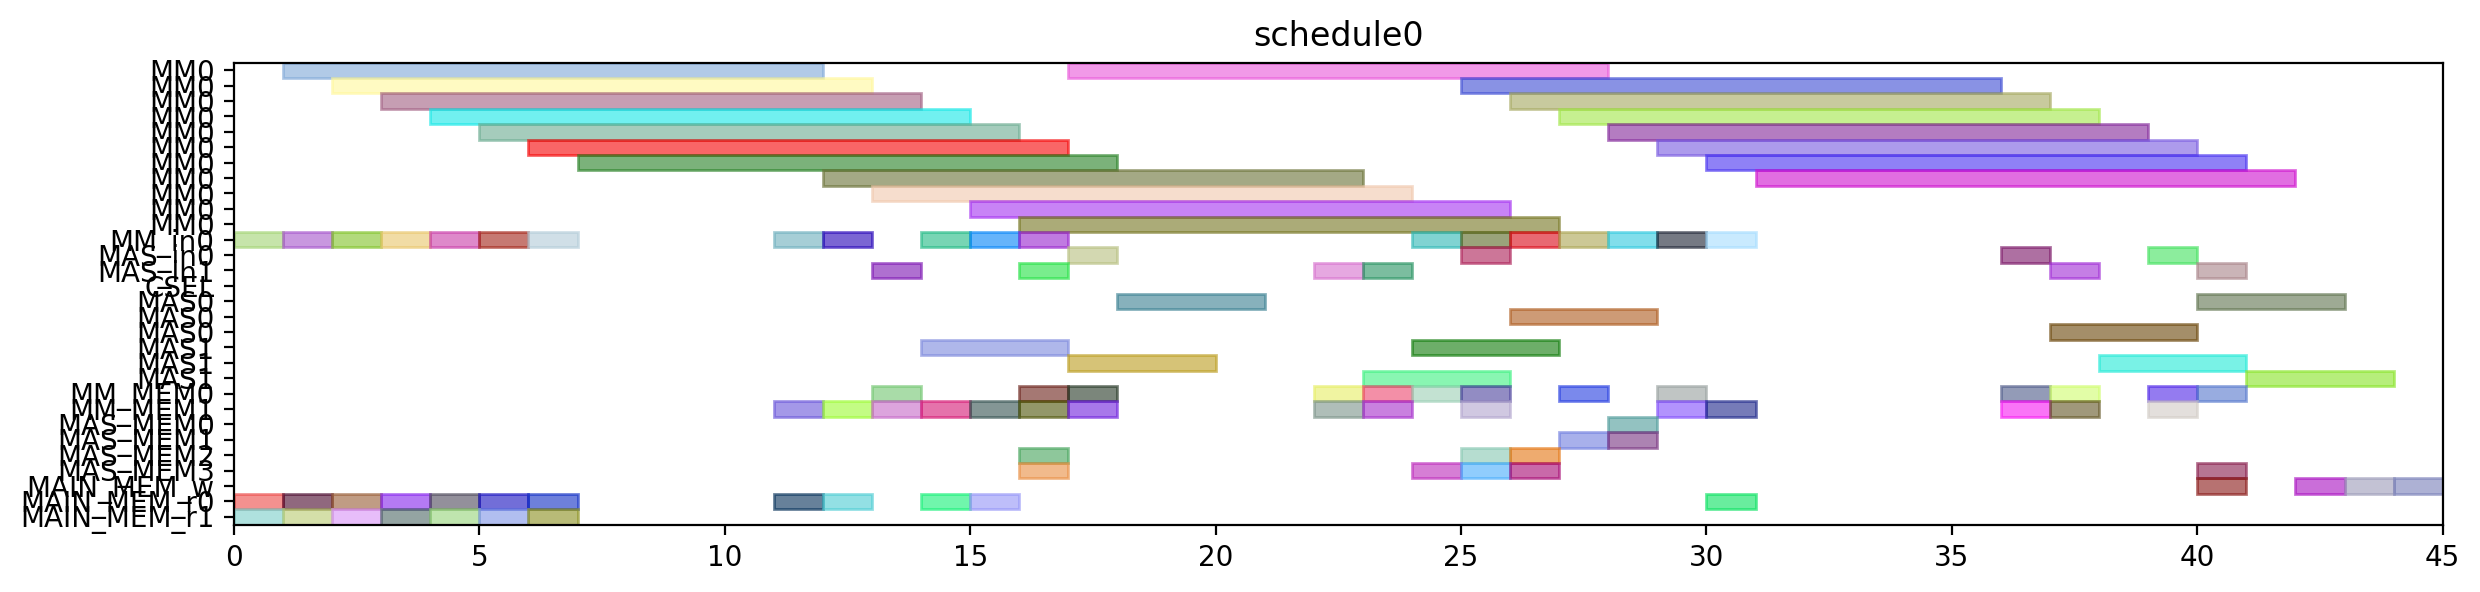

The script that drew this image:
from pyschedule import Scenario, solvers, plotters, alt


def solve():
	horizon = 120
	S = Scenario("schedule0", horizon=horizon)

	# resource
	MM = S.Resources('MM', num=1, size=11)
	MM_in = S.Resources('MM_in', num=1)
	MAS_in = S.Resources('MAS_in', num=2)
	CSEL = S.Resource('CSEL')
	MAS = S.Resources('MAS', num=2, size=3, periods=range(1, horizon))
	MM_MEM = S.Resources('MM_MEM', num=2)
	MAS_MEM = S.Resources('MAS_MEM', num=4)
	MAIN_MEM_w = S.Resource('MAIN_MEM_w', size=1)
	MAIN_MEM_r = S.Resources('MAIN_MEM_r', num=2)

	# result of previous scheduling

	# new tasks
	T1 = S.Task('T1', length=11, delay_cost=1)
	T1 += alt(MM)
	T1_in = S.Task('T1_in', length=1, delay_cost=1)
	T1_in += alt(MM_in)
	S += T1_in*MM_in[0]<=T1*MM[0]
	T1_mem0 = S.Task('T1_mem0', length=1, delay_cost=1)
	T1_mem0 += MAIN_MEM_r[0]
	S += T1_mem0 <= T1

	T1_mem1 = S.Task('T1_mem1', length=1, delay_cost=1)
	T1_mem1 += MAIN_MEM_r[1]
	S += T1_mem1 <= T1

	T2 = S.Task('T2', length=11, delay_cost=1)
	T2 += alt(MM)
	T2_in = S.Task('T2_in', length=1, delay_cost=1)
	T2_in += alt(MM_in)
	S += T2_in*MM_in[0]<=T2*MM[0]
	T2_mem0 = S.Task('T2_mem0', length=1, delay_cost=1)
	T2_mem0 += MAIN_MEM_r[0]
	S += T2_mem0 <= T2

	T2_mem1 = S.Task('T2_mem1', length=1, delay_cost=1)
	T2_mem1 += MAIN_MEM_r[1]
	S += T2_mem1 <= T2

	T3 = S.Task('T3', length=11, delay_cost=1)
	T3 += alt(MM)
	T3_in = S.Task('T3_in', length=1, delay_cost=1)
	T3_in += alt(MM_in)
	S += T3_in*MM_in[0]<=T3*MM[0]
	T3_mem0 = S.Task('T3_mem0', length=1, delay_cost=1)
	T3_mem0 += MAIN_MEM_r[0]
	S += T3_mem0 <= T3

	T3_mem1 = S.Task('T3_mem1', length=1, delay_cost=1)
	T3_mem1 += MAIN_MEM_r[1]
	S += T3_mem1 <= T3

	T4 = S.Task('T4', length=11, delay_cost=1)
	T4 += alt(MM)
	T4_in = S.Task('T4_in', length=1, delay_cost=1)
	T4_in += alt(MM_in)
	S += T4_in*MM_in[0]<=T4*MM[0]
	T4_mem0 = S.Task('T4_mem0', length=1, delay_cost=1)
	T4_mem0 += MAIN_MEM_r[0]
	S += T4_mem0 <= T4

	T4_mem1 = S.Task('T4_mem1', length=1, delay_cost=1)
	T4_mem1 += MAIN_MEM_r[1]
	S += T4_mem1 <= T4

	T5 = S.Task('T5', length=11, delay_cost=1)
	T5 += alt(MM)
	T5_in = S.Task('T5_in', length=1, delay_cost=1)
	T5_in += alt(MM_in)
	S += T5_in*MM_in[0]<=T5*MM[0]
	T5_mem0 = S.Task('T5_mem0', length=1, delay_cost=1)
	T5_mem0 += MAIN_MEM_r[0]
	S += T5_mem0 <= T5

	T5_mem1 = S.Task('T5_mem1', length=1, delay_cost=1)
	T5_mem1 += MAIN_MEM_r[1]
	S += T5_mem1 <= T5

	T6 = S.Task('T6', length=11, delay_cost=1)
	T6 += alt(MM)
	T6_in = S.Task('T6_in', length=1, delay_cost=1)
	T6_in += alt(MM_in)
	S += T6_in*MM_in[0]<=T6*MM[0]
	T6_mem0 = S.Task('T6_mem0', length=1, delay_cost=1)
	T6_mem0 += MAIN_MEM_r[0]
	S += T6_mem0 <= T6

	T6_mem1 = S.Task('T6_mem1', length=1, delay_cost=1)
	T6_mem1 += MAIN_MEM_r[1]
	S += T6_mem1 <= T6

	T7 = S.Task('T7', length=11, delay_cost=1)
	T7 += alt(MM)
	T7_in = S.Task('T7_in', length=1, delay_cost=1)
	T7_in += alt(MM_in)
	S += T7_in*MM_in[0]<=T7*MM[0]
	T7_mem0 = S.Task('T7_mem0', length=1, delay_cost=1)
	T7_mem0 += MAIN_MEM_r[0]
	S += T7_mem0 <= T7

	T7_mem1 = S.Task('T7_mem1', length=1, delay_cost=1)
	T7_mem1 += MAIN_MEM_r[1]
	S += T7_mem1 <= T7

	T8 = S.Task('T8', length=11, delay_cost=1)
	T8 += alt(MM)
	T8_in = S.Task('T8_in', length=1, delay_cost=1)
	T8_in += alt(MM_in)
	S += T8_in*MM_in[0]<=T8*MM[0]
	T8_mem0 = S.Task('T8_mem0', length=1, delay_cost=1)
	T8_mem0 += MAIN_MEM_r[0]
	S += T8_mem0 <= T8

	T8_mem1 = S.Task('T8_mem1', length=1, delay_cost=1)
	T8_mem1 += alt(MM_MEM)
	S += (T1*MM[0])-1 < T8_mem1*MM_MEM[1]
	S += T8_mem1 <= T8

	T9 = S.Task('T9', length=11, delay_cost=1)
	T9 += alt(MM)
	T9_in = S.Task('T9_in', length=1, delay_cost=1)
	T9_in += alt(MM_in)
	S += T9_in*MM_in[0]<=T9*MM[0]
	T9_mem0 = S.Task('T9_mem0', length=1, delay_cost=1)
	T9_mem0 += MAIN_MEM_r[0]
	S += T9_mem0 <= T9

	T9_mem1 = S.Task('T9_mem1', length=1, delay_cost=1)
	T9_mem1 += alt(MM_MEM)
	S += (T1*MM[0])-1 < T9_mem1*MM_MEM[1]
	S += T9_mem1 <= T9

	T10 = S.Task('T10', length=11, delay_cost=1)
	T10 += alt(MM)
	T10_in = S.Task('T10_in', length=1, delay_cost=1)
	T10_in += alt(MM_in)
	S += T10_in*MM_in[0]<=T10*MM[0]
	T10_mem0 = S.Task('T10_mem0', length=1, delay_cost=1)
	T10_mem0 += MAIN_MEM_r[0]
	S += T10_mem0 <= T10

	T10_mem1 = S.Task('T10_mem1', length=1, delay_cost=1)
	T10_mem1 += alt(MM_MEM)
	S += (T3*MM[0])-1 < T10_mem1*MM_MEM[1]
	S += T10_mem1 <= T10

	T11 = S.Task('T11', length=11, delay_cost=1)
	T11 += alt(MM)
	T11_in = S.Task('T11_in', length=1, delay_cost=1)
	T11_in += alt(MM_in)
	S += T11_in*MM_in[0]<=T11*MM[0]
	T11_mem0 = S.Task('T11_mem0', length=1, delay_cost=1)
	T11_mem0 += MAIN_MEM_r[0]
	S += T11_mem0 <= T11

	T11_mem1 = S.Task('T11_mem1', length=1, delay_cost=1)
	T11_mem1 += alt(MM_MEM)
	S += (T3*MM[0])-1 < T11_mem1*MM_MEM[1]
	S += T11_mem1 <= T11

	T12 = S.Task('T12', length=3, delay_cost=1)
	T12 += alt(MAS)
	T12_in = S.Task('T12_in', length=1, delay_cost=1)
	T12_in += alt(MAS_in)
	S += T12_in*MAS_in[0]<=T12*MAS[0]

	S += T12_in*MAS_in[1]<=T12*MAS[1]

	T12_mem0 = S.Task('T12_mem0', length=1, delay_cost=1)
	T12_mem0 += alt(MM_MEM)
	S += (T4*MM[0])-1 < T12_mem0*MM_MEM[0]
	S += T12_mem0 <= T12

	T12_mem1 = S.Task('T12_mem1', length=1, delay_cost=1)
	T12_mem1 += alt(MM_MEM)
	S += (T2*MM[0])-1 < T12_mem1*MM_MEM[1]
	S += T12_mem1 <= T12

	T13 = S.Task('T13', length=3, delay_cost=1)
	T13 += alt(MAS)
	T13_in = S.Task('T13_in', length=1, delay_cost=1)
	T13_in += alt(MAS_in)
	S += T13_in*MAS_in[0]<=T13*MAS[0]

	S += T13_in*MAS_in[1]<=T13*MAS[1]

	T13_mem0 = S.Task('T13_mem0', length=1, delay_cost=1)
	T13_mem0 += alt(MM_MEM)
	S += (T4*MM[0])-1 < T13_mem0*MM_MEM[0]
	S += T13_mem0 <= T13

	T13_mem1 = S.Task('T13_mem1', length=1, delay_cost=1)
	T13_mem1 += alt(MM_MEM)
	S += (T2*MM[0])-1 < T13_mem1*MM_MEM[1]
	S += T13_mem1 <= T13

	T15 = S.Task('T15', length=3, delay_cost=1)
	T15 += alt(MAS)
	T15_in = S.Task('T15_in', length=1, delay_cost=1)
	T15_in += alt(MAS_in)
	S += T15_in*MAS_in[0]<=T15*MAS[0]

	S += T15_in*MAS_in[1]<=T15*MAS[1]

	T15_mem0 = S.Task('T15_mem0', length=1, delay_cost=1)
	T15_mem0 += alt(MM_MEM)
	S += (T7*MM[0])-1 < T15_mem0*MM_MEM[0]
	S += T15_mem0 <= T15

	T15_mem1 = S.Task('T15_mem1', length=1, delay_cost=1)
	T15_mem1 += alt(MM_MEM)
	S += (T7*MM[0])-1 < T15_mem1*MM_MEM[1]
	S += T15_mem1 <= T15

	T14 = S.Task('T14', length=11, delay_cost=1)
	T14 += alt(MM)
	T14_in = S.Task('T14_in', length=1, delay_cost=1)
	T14_in += alt(MM_in)
	S += T14_in*MM_in[0]<=T14*MM[0]
	T14_mem0 = S.Task('T14_mem0', length=1, delay_cost=1)
	T14_mem0 += alt(MAS_MEM)
	S += (T13*MAS[0])-1 < T14_mem0*MAS_MEM[0]
	S += (T13*MAS[1])-1 < T14_mem0*MAS_MEM[2]
	S += T14_mem0 <= T14

	T14_mem1 = S.Task('T14_mem1', length=1, delay_cost=1)
	T14_mem1 += alt(MAS_MEM)
	S += (T13*MAS[0])-1 < T14_mem1*MAS_MEM[1]
	S += (T13*MAS[1])-1 < T14_mem1*MAS_MEM[3]
	S += T14_mem1 <= T14

	T16 = S.Task('T16', length=11, delay_cost=1)
	T16 += alt(MM)
	T16_in = S.Task('T16_in', length=1, delay_cost=1)
	T16_in += alt(MM_in)
	S += T16_in*MM_in[0]<=T16*MM[0]
	T16_mem0 = S.Task('T16_mem0', length=1, delay_cost=1)
	T16_mem0 += alt(MM_MEM)
	S += (T1*MM[0])-1 < T16_mem0*MM_MEM[0]
	S += T16_mem0 <= T16

	T16_mem1 = S.Task('T16_mem1', length=1, delay_cost=1)
	T16_mem1 += alt(MM_MEM)
	S += (T8*MM[0])-1 < T16_mem1*MM_MEM[1]
	S += T16_mem1 <= T16

	T17 = S.Task('T17', length=11, delay_cost=1)
	T17 += alt(MM)
	T17_in = S.Task('T17_in', length=1, delay_cost=1)
	T17_in += alt(MM_in)
	S += T17_in*MM_in[0]<=T17*MM[0]
	T17_mem0 = S.Task('T17_mem0', length=1, delay_cost=1)
	T17_mem0 += alt(MM_MEM)
	S += (T8*MM[0])-1 < T17_mem0*MM_MEM[0]
	S += T17_mem0 <= T17

	T17_mem1 = S.Task('T17_mem1', length=1, delay_cost=1)
	T17_mem1 += alt(MAS_MEM)
	S += (T15*MAS[0])-1 < T17_mem1*MAS_MEM[1]
	S += (T15*MAS[1])-1 < T17_mem1*MAS_MEM[3]
	S += T17_mem1 <= T17

	T18 = S.Task('T18', length=3, delay_cost=1)
	T18 += alt(MAS)
	T18_in = S.Task('T18_in', length=1, delay_cost=1)
	T18_in += alt(MAS_in)
	S += T18_in*MAS_in[0]<=T18*MAS[0]

	S += T18_in*MAS_in[1]<=T18*MAS[1]

	T18_mem0 = S.Task('T18_mem0', length=1, delay_cost=1)
	T18_mem0 += alt(MM_MEM)
	S += (T5*MM[0])-1 < T18_mem0*MM_MEM[0]
	S += T18_mem0 <= T18

	T18_mem1 = S.Task('T18_mem1', length=1, delay_cost=1)
	T18_mem1 += alt(MM_MEM)
	S += (T9*MM[0])-1 < T18_mem1*MM_MEM[1]
	S += T18_mem1 <= T18

	T19 = S.Task('T19', length=3, delay_cost=1)
	T19 += alt(MAS)
	T19_in = S.Task('T19_in', length=1, delay_cost=1)
	T19_in += alt(MAS_in)
	S += T19_in*MAS_in[0]<=T19*MAS[0]

	S += T19_in*MAS_in[1]<=T19*MAS[1]

	T19_mem0 = S.Task('T19_mem0', length=1, delay_cost=1)
	T19_mem0 += alt(MM_MEM)
	S += (T5*MM[0])-1 < T19_mem0*MM_MEM[0]
	S += T19_mem0 <= T19

	T19_mem1 = S.Task('T19_mem1', length=1, delay_cost=1)
	T19_mem1 += alt(MM_MEM)
	S += (T9*MM[0])-1 < T19_mem1*MM_MEM[1]
	S += T19_mem1 <= T19

	T21 = S.Task('T21', length=3, delay_cost=1)
	T21 += alt(MAS)
	T21_in = S.Task('T21_in', length=1, delay_cost=1)
	T21_in += alt(MAS_in)
	S += T21_in*MAS_in[0]<=T21*MAS[0]

	S += T21_in*MAS_in[1]<=T21*MAS[1]

	T21_mem0 = S.Task('T21_mem0', length=1, delay_cost=1)
	T21_mem0 += alt(MM_MEM)
	S += (T6*MM[0])-1 < T21_mem0*MM_MEM[0]
	S += T21_mem0 <= T21

	T21_mem1 = S.Task('T21_mem1', length=1, delay_cost=1)
	T21_mem1 += alt(MM_MEM)
	S += (T10*MM[0])-1 < T21_mem1*MM_MEM[1]
	S += T21_mem1 <= T21

	T24 = S.Task('T24', length=11, delay_cost=1)
	T24 += alt(MM)
	T24_in = S.Task('T24_in', length=1, delay_cost=1)
	T24_in += alt(MM_in)
	S += T24_in*MM_in[0]<=T24*MM[0]
	T24_mem0 = S.Task('T24_mem0', length=1, delay_cost=1)
	T24_mem0 += alt(MM_MEM)
	S += (T11*MM[0])-1 < T24_mem0*MM_MEM[0]
	S += T24_mem0 <= T24

	T24_mem1 = S.Task('T24_mem1', length=1, delay_cost=1)
	T24_mem1 += alt(MAS_MEM)
	S += (T12*MAS[0])-1 < T24_mem1*MAS_MEM[1]
	S += (T12*MAS[1])-1 < T24_mem1*MAS_MEM[3]
	S += T24_mem1 <= T24

	T20 = S.Task('T20', length=11, delay_cost=1)
	T20 += alt(MM)
	T20_in = S.Task('T20_in', length=1, delay_cost=1)
	T20_in += alt(MM_in)
	S += T20_in*MM_in[0]<=T20*MM[0]
	T20_mem0 = S.Task('T20_mem0', length=1, delay_cost=1)
	T20_mem0 += alt(MAS_MEM)
	S += (T15*MAS[0])-1 < T20_mem0*MAS_MEM[0]
	S += (T15*MAS[1])-1 < T20_mem0*MAS_MEM[2]
	S += T20_mem0 <= T20

	T20_mem1 = S.Task('T20_mem1', length=1, delay_cost=1)
	T20_mem1 += alt(MAS_MEM)
	S += (T18*MAS[0])-1 < T20_mem1*MAS_MEM[1]
	S += (T18*MAS[1])-1 < T20_mem1*MAS_MEM[3]
	S += T20_mem1 <= T20

	T22 = S.Task('T22', length=11, delay_cost=1)
	T22 += alt(MM)
	T22_in = S.Task('T22_in', length=1, delay_cost=1)
	T22_in += alt(MM_in)
	S += T22_in*MM_in[0]<=T22*MM[0]
	T22_mem0 = S.Task('T22_mem0', length=1, delay_cost=1)
	T22_mem0 += alt(MAS_MEM)
	S += (T21*MAS[0])-1 < T22_mem0*MAS_MEM[0]
	S += (T21*MAS[1])-1 < T22_mem0*MAS_MEM[2]
	S += T22_mem0 <= T22

	T22_mem1 = S.Task('T22_mem1', length=1, delay_cost=1)
	T22_mem1 += alt(MAS_MEM)
	S += (T21*MAS[0])-1 < T22_mem1*MAS_MEM[1]
	S += (T21*MAS[1])-1 < T22_mem1*MAS_MEM[3]
	S += T22_mem1 <= T22

	T23 = S.Task('T23', length=11, delay_cost=1)
	T23 += alt(MM)
	T23_in = S.Task('T23_in', length=1, delay_cost=1)
	T23_in += alt(MM_in)
	S += T23_in*MM_in[0]<=T23*MM[0]
	T23_mem0 = S.Task('T23_mem0', length=1, delay_cost=1)
	T23_mem0 += alt(MAS_MEM)
	S += (T19*MAS[0])-1 < T23_mem0*MAS_MEM[0]
	S += (T19*MAS[1])-1 < T23_mem0*MAS_MEM[2]
	S += T23_mem0 <= T23

	T23_mem1 = S.Task('T23_mem1', length=1, delay_cost=1)
	T23_mem1 += alt(MAS_MEM)
	S += (T19*MAS[0])-1 < T23_mem1*MAS_MEM[1]
	S += (T19*MAS[1])-1 < T23_mem1*MAS_MEM[3]
	S += T23_mem1 <= T23

	Z2_new = S.Task('Z2_new', length=11, delay_cost=1)
	Z2_new += alt(MM)
	Z2_new_in = S.Task('Z2_new_in', length=1, delay_cost=1)
	Z2_new_in += alt(MM_in)
	S += Z2_new_in*MM_in[0]<=Z2_new*MM[0]
	S += 0<Z2_new

	Z2_new_w = S.Task('Z2_new_w', length=1, delay_cost=1)
	Z2_new_w += alt(MAIN_MEM_w)
	S += Z2_new <= Z2_new_w

	Z2_new_mem0 = S.Task('Z2_new_mem0', length=1, delay_cost=1)
	Z2_new_mem0 += MAIN_MEM_r[0]
	S += Z2_new_mem0 <= Z2_new

	Z2_new_mem1 = S.Task('Z2_new_mem1', length=1, delay_cost=1)
	Z2_new_mem1 += alt(MM_MEM)
	S += (T14*MM[0])-1 < Z2_new_mem1*MM_MEM[1]
	S += Z2_new_mem1 <= Z2_new

	T25 = S.Task('T25', length=3, delay_cost=1)
	T25 += alt(MAS)
	T25_in = S.Task('T25_in', length=1, delay_cost=1)
	T25_in += alt(MAS_in)
	S += T25_in*MAS_in[0]<=T25*MAS[0]

	S += T25_in*MAS_in[1]<=T25*MAS[1]

	T25_mem0 = S.Task('T25_mem0', length=1, delay_cost=1)
	T25_mem0 += alt(MM_MEM)
	S += (T20*MM[0])-1 < T25_mem0*MM_MEM[0]
	S += T25_mem0 <= T25

	T25_mem1 = S.Task('T25_mem1', length=1, delay_cost=1)
	T25_mem1 += alt(MM_MEM)
	S += (T20*MM[0])-1 < T25_mem1*MM_MEM[1]
	S += T25_mem1 <= T25

	X2_new = S.Task('X2_new', length=3, delay_cost=1)
	X2_new += alt(MAS)
	X2_new_in = S.Task('X2_new_in', length=1, delay_cost=1)
	X2_new_in += alt(MAS_in)
	S += X2_new_in*MAS_in[0]<=X2_new*MAS[0]

	S += X2_new_in*MAS_in[1]<=X2_new*MAS[1]

	S += 0<X2_new

	X2_new_w = S.Task('X2_new_w', length=1, delay_cost=1)
	X2_new_w += alt(MAIN_MEM_w)
	S += X2_new <= X2_new_w

	X2_new_mem0 = S.Task('X2_new_mem0', length=1, delay_cost=1)
	X2_new_mem0 += alt(MM_MEM)
	S += (T22*MM[0])-1 < X2_new_mem0*MM_MEM[0]
	S += X2_new_mem0 <= X2_new

	X2_new_mem1 = S.Task('X2_new_mem1', length=1, delay_cost=1)
	X2_new_mem1 += alt(MM_MEM)
	S += (T24*MM[0])-1 < X2_new_mem1*MM_MEM[1]
	S += X2_new_mem1 <= X2_new

	X1_new = S.Task('X1_new', length=3, delay_cost=1)
	X1_new += alt(MAS)
	X1_new_in = S.Task('X1_new_in', length=1, delay_cost=1)
	X1_new_in += alt(MAS_in)
	S += X1_new_in*MAS_in[0]<=X1_new*MAS[0]

	S += X1_new_in*MAS_in[1]<=X1_new*MAS[1]

	S += 0<X1_new

	X1_new_w = S.Task('X1_new_w', length=1, delay_cost=1)
	X1_new_w += alt(MAIN_MEM_w)
	S += X1_new <= X1_new_w

	X1_new_mem0 = S.Task('X1_new_mem0', length=1, delay_cost=1)
	X1_new_mem0 += alt(MM_MEM)
	S += (T23*MM[0])-1 < X1_new_mem0*MM_MEM[0]
	S += X1_new_mem0 <= X1_new

	X1_new_mem1 = S.Task('X1_new_mem1', length=1, delay_cost=1)
	X1_new_mem1 += alt(MM_MEM)
	S += (T17*MM[0])-1 < X1_new_mem1*MM_MEM[1]
	S += X1_new_mem1 <= X1_new

	Z1_new = S.Task('Z1_new', length=3, delay_cost=1)
	Z1_new += alt(MAS)
	Z1_new_in = S.Task('Z1_new_in', length=1, delay_cost=1)
	Z1_new_in += alt(MAS_in)
	S += Z1_new_in*MAS_in[0]<=Z1_new*MAS[0]

	S += Z1_new_in*MAS_in[1]<=Z1_new*MAS[1]

	S += 0<Z1_new

	Z1_new_w = S.Task('Z1_new_w', length=1, delay_cost=1)
	Z1_new_w += alt(MAIN_MEM_w)
	S += Z1_new <= Z1_new_w

	Z1_new_mem0 = S.Task('Z1_new_mem0', length=1, delay_cost=1)
	Z1_new_mem0 += alt(MM_MEM)
	S += (T16*MM[0])-1 < Z1_new_mem0*MM_MEM[0]
	S += Z1_new_mem0 <= Z1_new

	Z1_new_mem1 = S.Task('Z1_new_mem1', length=1, delay_cost=1)
	Z1_new_mem1 += alt(MAS_MEM)
	S += (T25*MAS[0])-1 < Z1_new_mem1*MAS_MEM[1]
	S += (T25*MAS[1])-1 < Z1_new_mem1*MAS_MEM[3]
	S += Z1_new_mem1 <= Z1_new

	solvers.mip.solve(S,msg=1,kind='CPLEX',ratio_gap=1.01)

	solution = [['hoge']*len(S.solution()[1]) for i in range(len(S.solution()))]
	for i in range(len(S.solution())):
		for j in range(len(S.solution()[i])):
			solution[i][j]=str(S.solution()[i][j])
	print(solution)

	cycles = int(solution[-1][3])

	pic_file_name = "/mnt/rose/usr1/fukuda/ABE/multiRAM_multiMAS_16mux/scheduling_result/stage11MM1_stage3MAS2/EP_LADDERMUL/schedule0.png"
	if(S.solution() != []):
		plotters.matplotlib.plot(S,img_filename=pic_file_name, show_task_labels=False, fig_size=(cycles*0.25+3, 3))

	return solution
